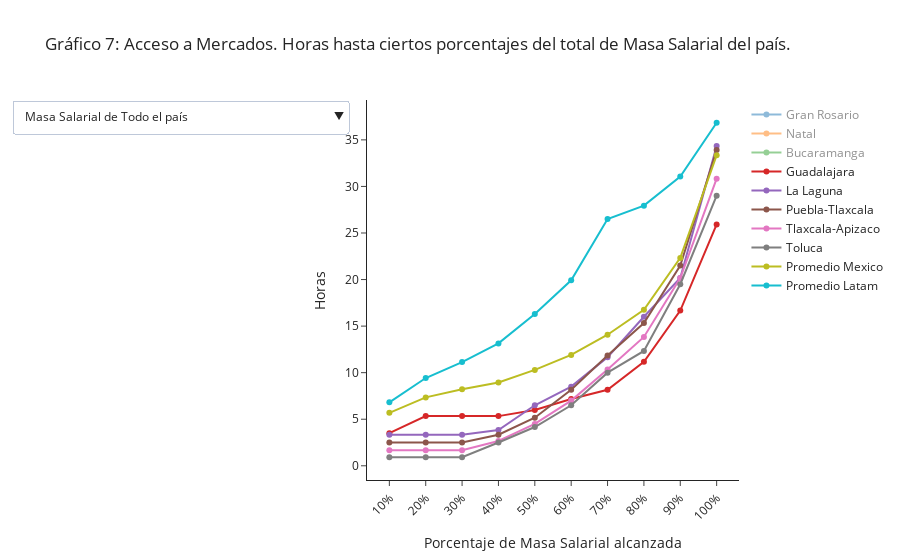

Notebook code for this chart:
### Markdown cell above
Acceso a mercados

### Code cell
if city in accesom.index:

    #Tablas
    medias = accesom.loc[city[0]].mean().to_frame().T.append(accesom.mean().to_frame().T)
    medias['City'] = ['Promedio {}'.format(city[0]),'Promedio Latam']
    medias['Country'] = ['Promedio {}'.format(city[0]),'Promedio Latam']
    medias = medias.set_index(['Country','City'])

    acceso_plot = accesom.append(medias).loc[idx[:,ref_prom],:]
    plot = acceso_plot.drop(columns=['Población (millones)','Salario Horario (PPP 2011)','Nearest City','Masa Salarial','Masa Salarial (% Total País)','Masa Salarial (Total País)'])


    df1 = plot.loc[:,['Horas al {}% de MS'.format(e) for e in [10,20,30,40,50,60,70,80,90,100]]]
    df2 = plot.loc[:,['Horas al {}% de MS (Salarios mayores)'.format(e) for e in [10,20,30,40,50,60,70,80,90,100]]]

    mydict1 = dict(zip(['Horas al {}% de MS'.format(e) for e in [10,20,30,40,50,60,70,80,90,100]],['10%','20%','30%','40%','50%','60%','70%','80%','90%','100%']))
    mydict2 = dict(zip(['Horas al {}% de MS (Salarios mayores)'.format(e) for e in [10,20,30,40,50,60,70,80,90,100]],['10%','20%','30%','40%','50%','60%','70%','80%','90%','100%']))

    df1 = df1.rename(columns=mydict1).stack().to_frame().reset_index().rename(columns={'level_2':'% de MS',0:'Horas'})
    df2 = df2.rename(columns=mydict2).stack().to_frame().reset_index().rename(columns={'level_2':'% de MS',0:'Horas'})

    #Plot

    contgraf = contgraf + 1

    fig1 = go.Figure()

    for e in df1.City.unique():
        df = df1[df1['City']==e]
        if 'Promedio' not in e:
            if df['Country'].unique() != city[0]:
                fig1.add_trace(go.Scatter(x=df['% de MS'], y=df['Horas'], name=e , visible='legendonly'))    
            else:
                fig1.add_trace(go.Scatter(x=df['% de MS'], y=df['Horas'], name=e))
        else:
            fig1.add_trace(go.Scatter(x=df['% de MS'], y=df['Horas'], name=e))

    fig2 = go.Figure()

    for e in df2.City.unique():
        df = df2[df2['City']==e]
        if 'Promedio' not in e:
            if df['Country'].unique() != city[0]:
                fig2.add_trace(go.Scatter(x=df['% de MS'], y=df['Horas'], name=e , visible='legendonly'))    
            else:
                fig2.add_trace(go.Scatter(x=df['% de MS'], y=df['Horas'], name=e))
        else:
            fig2.add_trace(go.Scatter(x=df['% de MS'], y=df['Horas'], name=e))

    fig = go.Figure()

    for e in df1.City.unique():
        df = df1[df1['City']==e]
        if 'Promedio' not in e:
            if df['Country'].unique() != city[0]:
                fig.add_trace(go.Scatter(x=df['% de MS'], y=df['Horas'], name=e , visible='legendonly'))    
            else:
                fig.add_trace(go.Scatter(x=df['% de MS'], y=df['Horas'], name=e))
        else:
            fig.add_trace(go.Scatter(x=df['% de MS'], y=df['Horas'], name=e))

    updatemenus = [
        {
            'buttons': [
                {
                    'method': 'update',
                    'label': 'Masa Salarial de Todo el país',
                    'args': [
                        {'y': [dat.y for dat in fig1.data],
                         'x': [dat.x for dat in fig1.data],
                         'visible':[dat.visible for dat in fig1.data]

                        },  
                    ]
                },
                {
                    'method': 'update',
                    'label': 'Masa Salarial sólo de Ciudades con salarios mayores',
                    'args': [
                        {'y': [dat.y for dat in fig2.data],
                         'x':[dat.x for dat in fig2.data],
                         'visible':[dat.visible for dat in fig2.data]

                        },
                    ]
                }

            ],
            'direction': 'down',
            'showactive': True,
        }
    ]        

    fig = fig.update_layout(template="simple_white" , updatemenus=updatemenus , title_text="Gráfico {}: Acceso a Mercados. Horas hasta ciertos porcentajes del total de Masa Salarial del país.".format(contgraf) , xaxis={'tickangle':-45} , yaxis_title="Horas" , xaxis_title="Porcentaje de Masa Salarial alcanzada" ) #, xaxis_range=[-0.1,5] , yaxis_range=[0,20]
    fig.write_html(file="informe/images/accesoII.html",full_html=False,include_plotlyjs='cdn')

### Figure 1 — Plotly figure (JSON) as saved in the notebook; plotly's stock layout.template omitted (floating-point values rounded to 4 significant figures)
{"data": [{"name": "Gran Rosario", "type": "scatter", "visible": "legendonly", "x": ["10%", "20%", "30%", "40%", "50%", "60%", "70%", "80%", "90%", "100%"], "y": [3, 3, 3.167, 3.167, 3.167, 3.167, 4.167, 9.167, 11.33, 21.67]}, {"name": "Natal", "type": "scatter", "visible": "legendonly", "x": ["10%", "20%", "30%", "40%", "50%", "60%", "70%", "80%", "90%", "100%"], "y": [10, 27.67, 36.88, 42.17, 45.53, 64.63, 82.72, 82.72, 82.72, 82.72]}, {"name": "Bucaramanga", "type": "scatter", "visible": "legendonly", "x": ["10%", "20%", "30%", "40%", "50%", "60%", "70%", "80%", "90%", "100%"], "y": [7.5, 8.167, 8.167, 8.167, 8.167, 9.167, 10.17, 11, 12.83, 20.33]}, {"name": "Guadalajara", "type": "scatter", "x": ["10%", "20%", "30%", "40%", "50%", "60%", "70%", "80%", "90%", "100%"], "y": [3.5, 5.333, 5.333, 5.333, 6, 7.167, 8.167, 11.17, 16.67, 25.92]}, {"name": "La Laguna", "type": "scatter", "x": ["10%", "20%", "30%", "40%", "50%", "60%", "70%", "80%", "90%", "100%"], "y": [3.333, 3.333, 3.333, 3.833, 6.5, 8.5, 11.67, 16, 20.17, 34.35]}, {"name": "Puebla-Tlaxcala", "type": "scatter", "x": ["10%", "20%", "30%", "40%", "50%", "60%", "70%", "80%", "90%", "100%"], "y": [2.5, 2.5, 2.5, 3.333, 5.167, 8.167, 11.83, 15.33, 21.5, 33.92]}, {"name": "Tlaxcala-Apizaco", "type": "scatter", "x": ["10%", "20%", "30%", "40%", "50%", "60%", "70%", "80%", "90%", "100%"], "y": [1.667, 1.667, 1.667, 2.667, 4.5, 7, 10.33, 13.83, 20.17, 30.83]}, {"name": "Toluca", "type": "scatter", "x": ["10%", "20%", "30%", "40%", "50%", "60%", "70%", "80%", "90%", "100%"], "y": [0.9167, 0.9167, 0.9167, 2.5, 4.167, 6.5, 10, 12.33, 19.5, 29]}, {"name": "Promedio Mexico", "type": "scatter", "x": ["10%", "20%", "30%", "40%", "50%", "60%", "70%", "80%", "90%", "100%"], "y": [5.688, 7.345, 8.219, 8.95, 10.3, 11.9, 14.07, 16.75, 22.32, 33.35]}, {"name": "Promedio Latam", "type": "scatter", "x": ["10%", "20%", "30%", "40%", "50%", "60%", "70%", "80%", "90%", "100%"], "y": [6.81, 9.425, 11.13, 13.15, 16.31, 19.92, 26.5, 27.94, 31.06, 36.84]}], "layout": {"autosize": true, "title": {"text": "Gráfico 7: Acceso a Mercados. Horas hasta ciertos porcentajes del total de Masa Salarial del país."}, "updatemenus": [{"active": 0, "buttons": [{"args": [{"visible": ["legendonly", "legendonly", "legendonly", null, null, null, null, null, null, null], "x": [["10%", "20%", "30%", "40%", "50%", "60%", "70%", "80%", "90%", "100%"], ["10%", "20%", "30%", "40%", "50%", "60%", "70%", "80%", "90%", "100%"], ["10%", "20%", "30%", "40%", "50%", "60%", "70%", "80%", "90%", "100%"], ["10%", "20%", "30%", "40%", "50%", "60%", "70%", "80%", "90%", "100%"], ["10%", "20%", "30%", "40%", "50%", "60%", "70%", "80%", "90%", "100%"], ["10%", "20%", "30%", "40%", "50%", "60%", "70%", "80%", "90%", "100%"], ["10%", "20%", "30%", "40%", "50%", "60%", "70%", "80%", "90%", "100%"], ["10%", "20%", "30%", "40%", "50%", "60%", "70%", "80%", "90%", "100%"], ["10%", "20%", "30%", "40%", "50%", "60%", "70%", "80%", "90%", "100%"], ["10%", "20%", "30%", "40%", "50%", "60%", "70%", "80%", "90%", "100%"]], "y": [[3, 3, 3.167, 3.167, 3.167, 3.167, 4.167, 9.167, 11.33, 21.67], [10, 27.67, 36.88, 42.17, 45.53, 64.63, 82.72, 82.72, 82.72, 82.72], [7.5, 8.167, 8.167, 8.167, 8.167, 9.167, 10.17, 11, 12.83, 20.33], [3.5, 5.333, 5.333, 5.333, 6, 7.167, 8.167, 11.17, 16.67, 25.92], [3.333, 3.333, 3.333, 3.833, 6.5, 8.5, 11.67, 16, 20.17, 34.35], [2.5, 2.5, 2.5, 3.333, 5.167, 8.167, 11.83, 15.33, 21.5, 33.92], [1.667, 1.667, 1.667, 2.667, 4.5, 7, 10.33, 13.83, 20.17, 30.83], [0.9167, 0.9167, 0.9167, 2.5, 4.167, 6.5, 10, 12.33, 19.5, 29], [5.688, 7.345, 8.219, 8.95, 10.3, 11.9, 14.07, 16.75, 22.32, 33.35], [6.81, 9.425, 11.13, 13.15, 16.31, 19.92, 26.5, 27.94, 31.06, 36.84]]}], "label": "Masa Salarial de Todo el país", "method": "update"}, {"args": [{"visible": ["legendonly", "legendonly", "legendonly", null, null, null, null, null, null, null], "x": [["10%", "20%", "30%", "40%", "50%", "60%", "70%", "80%", "90%", "100%"], ["10%", "20%", "30%", "40%", "50%", "60%", "70%", "80%", "90%", "100%"], ["10%", "20%", "30%", "40%", "50%", "60%", "70%", "80%", "90%", "100%"], ["10%", "20%", "30%", "40%", "50%", "60%", "70%", "80%", "90%", "100%"], ["10%", "20%", "30%", "40%", "50%", "60%", "70%", "80%", "90%", "100%"], ["10%", "20%", "30%", "40%", "50%", "60%", "70%", "80%", "90%", "100%"], ["10%", "20%", "30%", "40%", "50%", "60%", "70%", "80%", "90%", "100%"], ["10%", "20%", "30%", "40%", "50%", "60%", "70%", "80%", "90%", "100%"], ["10%", "20%", "30%", "40%", "50%", "60%", "70%", "80%", "90%", "100%"], ["10%", "20%", "30%", "40%", "50%", "60%", "70%", "80%", "90%", "100%"]], "y": [[3, 4.667, 37.17, 37.17, 37.17, 37.17, 37.17, 37.17, 37.17, 37.17], [29.17, 37.87, 44, 46.52, 70.65, 82.72, 82.72, 82.72, 82.72, 82.72], [7.5, 8.167, 8.167, 8.167, 8.167, 9.167, 10.17, 11, 12.83, 20.33], [8.5, 14.83, 25.92, 25.92, 25.92, 25.92, 25.92, 25.92, 25.92, 25.92], [3.333, 3.333, 3.333, 6.333, 8.667, 13, 16.33, 23, 34.35, 34.35], [2.5, 2.5, 2.5, 3.333, 5.333, 9.167, 12.67, 15.33, 21.5, 33.92], [1.667, 1.667, 1.667, 2.833, 5, 8.5, 11.33, 14.67, 24, 30.83], [0.9167, 0.9167, 0.9167, 4.5, 8.667, 12.33, 19.5, 29.67, 31.48, 31.48], [8.05, 11.92, 14.57, 17.74, 19.41, 20.58, 21.82, 24.0, 27.08, 28.38], [8.76, 11.69, 14.49, 17.95, 21.19, 23.22, 24.59, 26.66, 28.96, 30.83]]}], "label": "Masa Salarial sólo de Ciudades con salarios mayores", "method": "update"}], "direction": "down", "showactive": true}], "xaxis": {"autorange": true, "range": [-0.5806, 9.581], "tickangle": -45, "title": {"text": "Porcentaje de Masa Salarial alcanzada"}, "type": "category"}, "yaxis": {"autorange": true, "range": [-1.715, 39.47], "title": {"text": "Horas"}, "type": "linear"}}}
